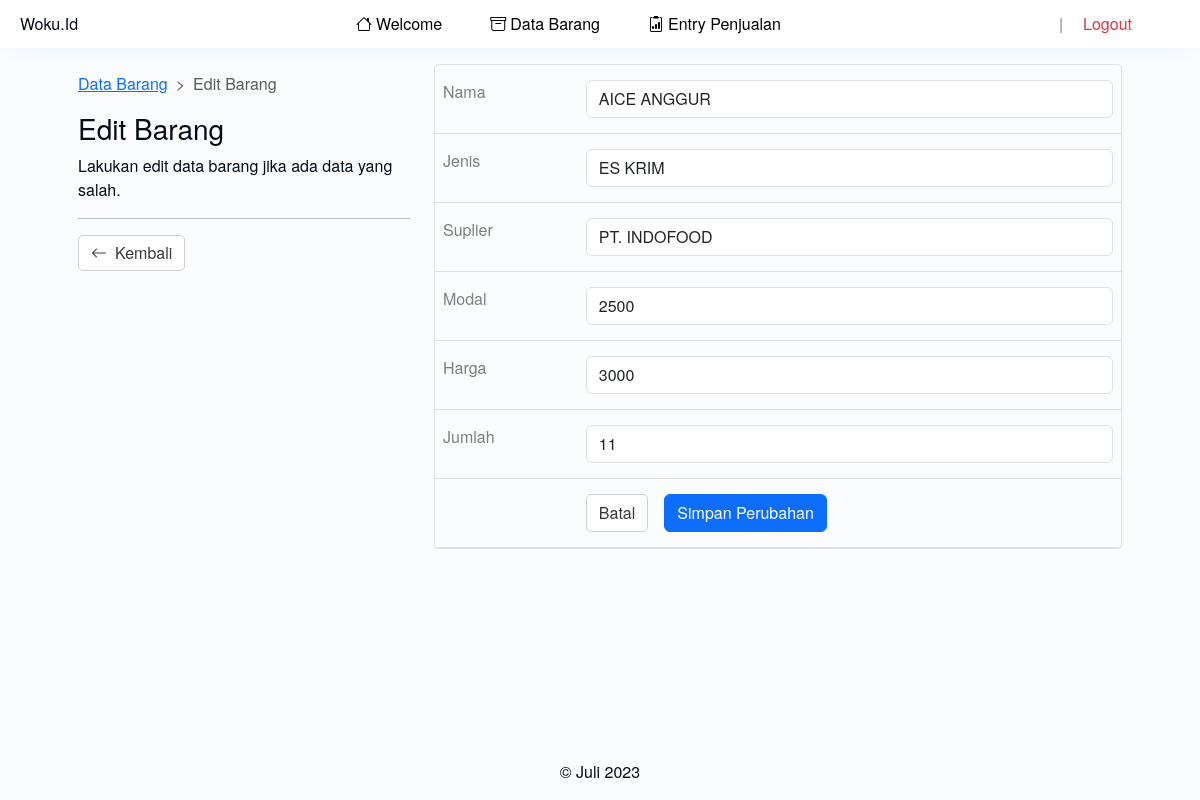
The app's page /edit.php?id=67 with its own data.
### tables this page shows
CREATE TABLE `barang` (
  `id` int(11) NOT NULL,
  `nama` text NOT NULL,
  `jenis` text NOT NULL,
  `suplier` text NOT NULL,
  `modal` int(11) NOT NULL,
  `harga` int(11) NOT NULL,
  `jumlah` int(11) NOT NULL,
  `sisa` int(11) NOT NULL
);

### edit.php (the view, shortened to what this page needs)
<?php
include 'header.php';
$koneksi = mysqli_connect('localhost','root','','projectweb');
?>
<main class="row" style="height: calc(100vh - 3rem - 1rem - 24px);">
	<section class="col-12 m-auto col-sm-11 col-md-10 col-lg-4 m-lg-0">
		<div class="py-4">
			<nav class="d-flex" style="--bs-breadcrumb-divider: '>';" aria-label="breadcrumb">
				<ol class="breadcrumb">
					<li class="breadcrumb-item"><a href="barang.php">Data Barang</a></li>
					<li class="breadcrumb-item active" aria-current="page">Edit Barang</li>
				</ol>
			</nav>
			<h3>Edit Barang</h3>
			<div>Lakukan edit data barang jika ada data yang salah.</div>
			<hr>
			<div class="d-flex">
				<button class="buttonku-1" onclick="window.location.href='barang.php';"><i class="bi-arrow-left me-2"></i> Kembali</button>
			</div>
		</div>
	</section>
	<section class="col-12 m-auto col-sm-11 col-md-10 col-lg m-lg-0">
		<div class="border border-1 rounded-1 my-3">
		<?php
		$id_brg=mysqli_real_escape_string($koneksi, $_GET['id']);
		$det=mysqli_query($koneksi, "select * from barang where id='$id_brg'")or die(mysql_error($koneksi));
		while($d=mysqli_fetch_array($det)){
		?>
			<form action="update.php" method="post">
				<table class="table mb-0">
					<tr>
						<td class="text-black-50">Nama</td>
						<td><input type="text" class="form-control" name="nama" onkeyup="this.value = this.value.toUpperCase()" required value="<?php echo $d['nama'] ?>"></td>
					</tr>
					<tr>
						<td class="text-black-50">Jenis</td>
						<td><input type="text" class="form-control" name="jenis" onkeyup="this.value = this.value.toUpperCase()" required value="<?php echo $d['jenis'] ?>"></td>
					</tr>
					<tr>
						<td class="text-black-50">Suplier</td>
						<td><input type="text" class="form-control" name="suplier" onkeyup="this.value = this.value.toUpperCase()" required value="<?php echo $d['suplier'] ?>"></td>
					</tr>
					<tr>
						<td class="text-black-50">Modal</td>
						<td><input type="number" min="1" class="form-control" name="modal" value="<?php echo $d['modal'] ?>"></td>
					</tr>
					<tr>
						<td class="text-black-50">Harga</td>
						<td><input type="number" min="1" class="form-control" name="harga" value="<?php echo $d['harga'] ?>"></td>
					</tr>
					<tr>
						<td class="text-black-50">Jumlah</td>
						<td><input type="number" min="1" class="form-control" name="jumlah" value="<?php echo $d['jumlah'] ?>"></td>
					</tr>
					<tr>
						<td></td>
						<td>
							<div style="display: flex; gap: 1rem;">
								<input type="reset" value="Batal" class="buttonku-1">
								<input type="submit" class="btn btn-primary" value="Simpan Perubahan">
							</div>
						</td>
					</tr>
				</table>
			</form>
			<?php
		}
		?>
		</div>
	</section>
</main>
<?php include 'footer.php'; ?>

### assets/base.css (style rules this page uses)
:root { --color1: #2385ec; --color1-dark1: #1c6abc; --color1-dark2: #165496; --color1-dark3: #0d3560; --color1-dark4: #0a2a4c; --color1-dark5: #030c16; --color1-light1: #3991ed; --color1-light2: #4c9cee; --color1-light3: #81b9f3; --color1-light4: #b3d5f7; --color1-light5: #fafcfe; --color-grey1: #ececec; --color-grey2: #d0d0d0; --color-grey3: #a6a6a6; }
:root { --color-bg: var(--color1-light5); }
body { margin: 0; font-family: "Helvetica Neue", Helvetica, Arial, sans-serif; background: var(--color-bg); color: #030c16; }

### assets/style.css (style rules this page uses)
.buttonku-1, .buttonku-1-danger, .buttonku-1-primary { text-decoration: none; border-radius: 5px; border: none; transition: all .25s ease; cursor: pointer; padding: 6px 12px; font-size: 16px; font-weight: normal; line-height: 1.42857143; display: flex; justify-content: center; align-items: center; }
.buttonku-1 { background: white; color: #383838; border: 1px solid var(--color-grey2); }

### assets/repair.css (style rules this page uses)
.table > thead > tr > th, .table > tbody > tr > th, .table > tfoot > tr > th, .table > thead > tr > td, .table > tbody > tr > td, .table > tfoot > tr > td { padding: 15px 8px; }

### records on screen
barang: nama "AICE ANGGUR", jenis "ES KRIM", suplier "PT. INDOFOOD", modal "2500", harga "3000", jumlah "11"
